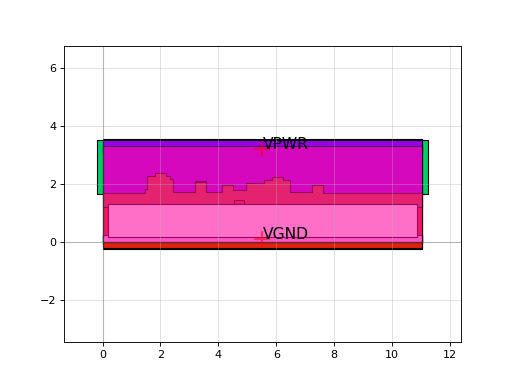

Reproduce this figure in Python.
import sky130

c = sky130.components.sky130_fd_sc_hs__dfxbp_2()
c.plot()
